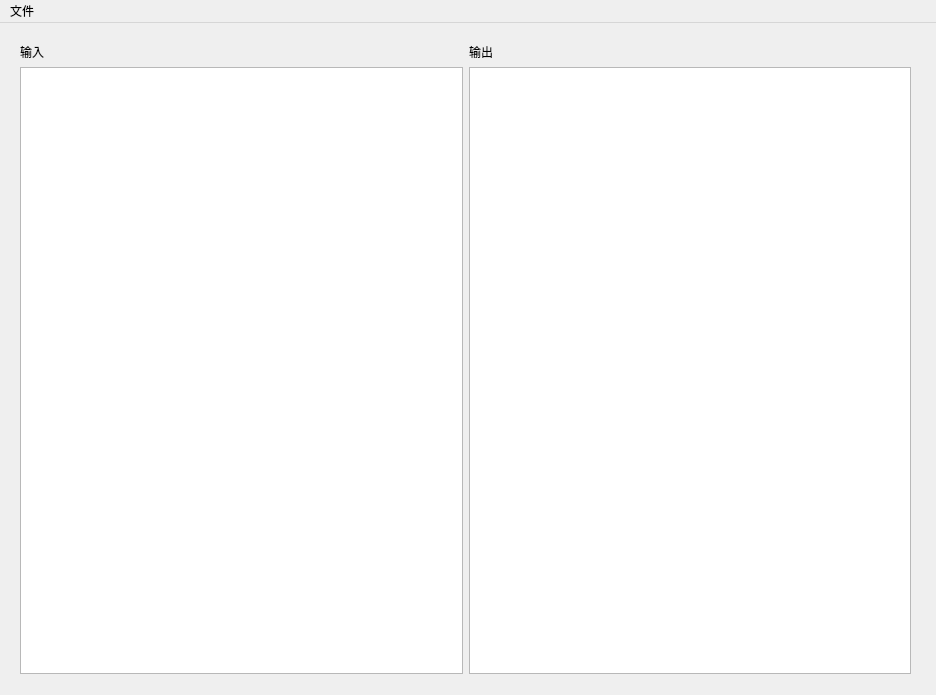
<?xml version="1.0" encoding="UTF-8"?>
<ui version="4.0">
 <class>MainWindow</class>
 <widget class="QMainWindow" name="MainWindow">
  <property name="geometry">
   <rect>
    <x>0</x>
    <y>0</y>
    <width>936</width>
    <height>695</height>
   </rect>
  </property>
  <property name="windowTitle">
   <string>MainWindow</string>
  </property>
  <widget class="QWidget" name="centralwidget">
   <property name="sizePolicy">
    <sizepolicy hsizetype="Maximum" vsizetype="Maximum">
     <horstretch>0</horstretch>
     <verstretch>0</verstretch>
    </sizepolicy>
   </property>
   <widget class="QWidget" name="verticalLayoutWidget">
    <property name="geometry">
     <rect>
      <x>20</x>
      <y>20</y>
      <width>891</width>
      <height>631</height>
     </rect>
    </property>
    <layout class="QVBoxLayout" name="verticalLayout">
     <item>
      <layout class="QHBoxLayout" name="horizontalLayout_3">
       <item>
        <widget class="QLabel" name="label_2">
         <property name="text">
          <string>输入</string>
         </property>
        </widget>
       </item>
       <item>
        <widget class="QLabel" name="label">
         <property name="text">
          <string>输出</string>
         </property>
        </widget>
       </item>
      </layout>
     </item>
     <item>
      <layout class="QHBoxLayout" name="horizontalLayout_2">
       <item>
        <widget class="QTextEdit" name="textEdit_in"/>
       </item>
       <item>
        <widget class="QTextEdit" name="textEdit_out"/>
       </item>
      </layout>
     </item>
    </layout>
   </widget>
  </widget>
  <widget class="QMenuBar" name="menubar">
   <property name="geometry">
    <rect>
     <x>0</x>
     <y>0</y>
     <width>936</width>
     <height>22</height>
    </rect>
   </property>
   <widget class="QMenu" name="menuFile">
    <property name="title">
     <string>文件</string>
    </property>
    <addaction name="action_lex"/>
    <addaction name="action_exit"/>
   </widget>
   <addaction name="menuFile"/>
  </widget>
  <action name="actionloadFile">
   <property name="text">
    <string>载入文件</string>
   </property>
  </action>
  <action name="action_lex">
   <property name="text">
    <string>词法分析</string>
   </property>
  </action>
  <action name="action_exit">
   <property name="text">
    <string>退出</string>
   </property>
  </action>
 </widget>
 <resources/>
 <connections>
  <connection>
   <sender>action_exit</sender>
   <signal>triggered()</signal>
   <receiver>MainWindow</receiver>
   <slot>close()</slot>
   <hints>
    <hint type="sourcelabel">
     <x>-1</x>
     <y>-1</y>
    </hint>
    <hint type="destinationlabel">
     <x>467</x>
     <y>347</y>
    </hint>
   </hints>
  </connection>
 </connections>
</ui>
